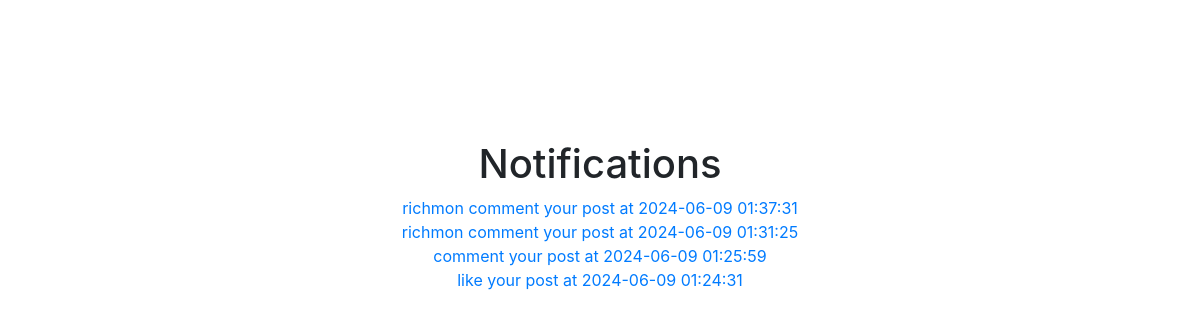
The app's page /notifications.php?username=elon2024 with its own data.
### tables this page shows
CREATE TABLE `notifications` (
  `id` int(11) NOT NULL,
  `username` varchar(255) NOT NULL,
  `type` enum('like','comment') NOT NULL,
  `post_id` int(11) NOT NULL,
  `created_at` timestamp NOT NULL DEFAULT current_timestamp(),
  `seen` tinyint(1) DEFAULT 0,
  `triggered_by` varchar(255) NOT NULL
);

### notifications.php (the view, shortened to what this page needs)
<?php
include_once 'connect.php';
$username = $_GET['username'];
$updateNotifications = "UPDATE notifications SET seen = 1 WHERE username = '$username'";
mysqli_query($conn, $updateNotifications);
$notificationQuery = "SELECT * FROM notifications WHERE username = '$username' ORDER BY created_at DESC";
$notificationResult = mysqli_query($conn, $notificationQuery);
?>
<!DOCTYPE html>
<html lang="en">
<head>
    <link rel="stylesheet" href="css/style.css">
    <link rel="stylesheet" href="https://stackpath.bootstrapcdn.com/bootstrap/4.5.2/css/bootstrap.min.css">
</head>
<body>
    <main>
        <center>
            <h1>Notifications</h1>
            <ul>
                <?php
                while ($notification = mysqli_fetch_assoc($notificationResult)) {
                    $post_id = $notification['post_id'];
                    $type = $notification['type'];
                    $triggered_by = $notification['triggered_by'];
                    $created_at = $notification['created_at'];
                    echo "<li><a href='image-detail.php?post_id=$post_id&curr_us=$username'>$triggered_by $type your post at $created_at</a></li>";
                }
                ?>
            </ul>
        </center>
    </main>
    <div aria-live="polite" aria-atomic="true" style="position: relative; min-height: 200px;">
    </div>
</body>
</html>

### css/global.css (style rules this page uses)
body { background-color: #FAFAFA; font-size: 16px; padding-top: calc(80px + 60px); font-family: 'Open Sans', sans-serif; }
main { animation: .7s popIn linear; }
a { text-decoration: none; }

### css/feed.css (style rules this page uses)
body { position: relative; }

### records on screen
notifications: triggered_by "richmon", type "comment", created_at "2024-06-09 01:37:31"
notifications: triggered_by "richmon", type "comment", created_at "2024-06-09 01:31:25"
notifications: type "comment", created_at "2024-06-09 01:25:59"
notifications: type "like", created_at "2024-06-09 01:24:31"
